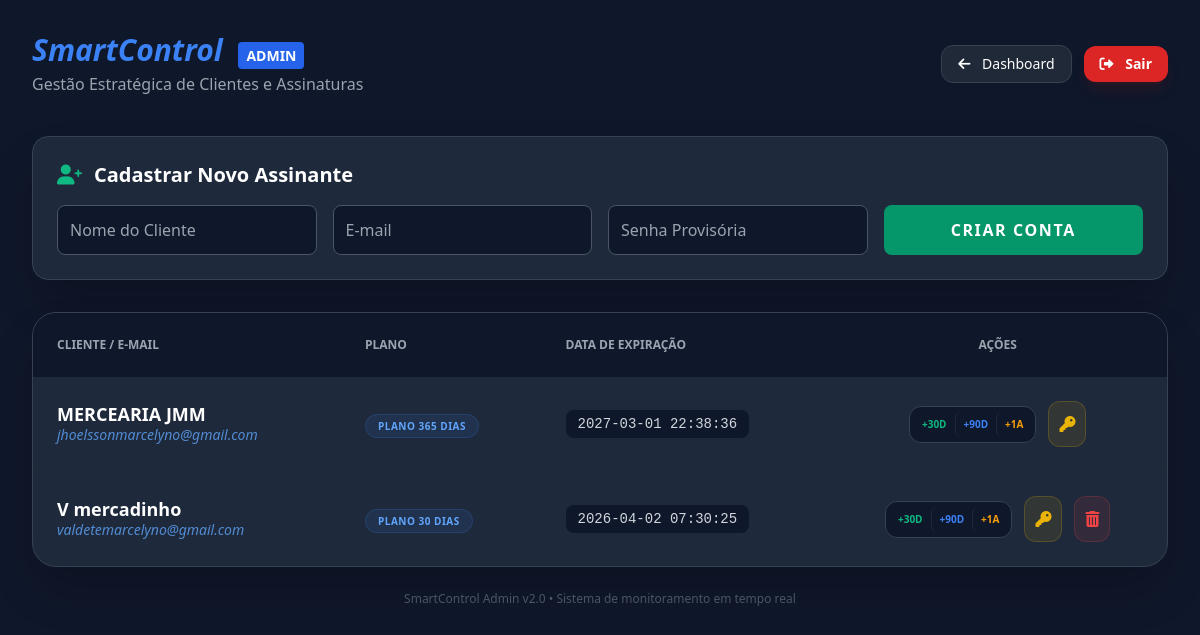
Page /admin/assinantes (signed in) on the committed database.
### tables this page shows
CREATE TABLE usuarios (
            id INTEGER PRIMARY KEY AUTOINCREMENT,
            nome TEXT NOT NULL,
            email TEXT UNIQUE NOT NULL,
            senha TEXT NOT NULL,
            logo TEXT,
            plano TEXT,
            data_expiracao TEXT
        , pix TEXT);

### app.py (the view)
@app.route('/admin/assinantes')
def admin_assinantes():
    if session.get('usuario_email') != ADMIN_EMAIL: return "Proibido", 403
    return render_template('admin_assinantes.html', assinantes=listar_todos_assinantes())

### models.py (called while the page is built)
def conectar_db():
    conn = sqlite3.connect(DATABASE, timeout=10)
    conn.row_factory = sqlite3.Row
    return conn

def listar_todos_assinantes():
    conn = conectar_db()
    assinantes = conn.execute('SELECT id, nome, email, plano, data_expiracao FROM usuarios').fetchall()
    conn.close()
    return assinantes

### templates/admin_assinantes.html (shortened to what this page needs)
<!DOCTYPE html>
<html lang="pt-br">
<head>
    <script src="https://cdn.tailwindcss.com"></script>
    <link rel="stylesheet" href="https://cdnjs.cloudflare.com/ajax/libs/font-awesome/6.0.0/css/all.min.css">
</head>
<body class="bg-[#0f172a] text-white p-4 md:p-8">
    <div class="max-w-6xl mx-auto">
        <div class="flex flex-col md:flex-row justify-between items-start md:items-center mb-10 gap-4">
            <div>
                <h1 class="text-3xl font-bold italic text-blue-500">SmartControl <span class="text-white not-italic text-sm ml-2 bg-blue-600 px-2 py-1 rounded">ADMIN</span></h1>
                <p class="text-gray-400 mt-1">Gestão Estratégica de Clientes e Assinaturas</p>
            </div>
            <div class="flex items-center gap-3">
                <a href="{{ url_for('index') }}" class="bg-gray-800 hover:bg-gray-700 text-white px-4 py-2 rounded-xl transition text-sm font-medium border border-gray-700">
                    <i class="fas fa-arrow-left mr-2"></i> Dashboard
                </a>
                <a href="{{ url_for('logout') }}" class="bg-red-600 hover:bg-red-700 text-white px-4 py-2 rounded-xl transition text-sm font-bold shadow-lg shadow-red-900/20">
                    <i class="fas fa-sign-out-alt mr-2"></i> Sair
                </a>
            </div>
        </div>
        <div class="bg-[#1e293b] p-6 rounded-2xl border border-gray-700 mb-8 shadow-2xl">
            <h3 class="text-xl font-bold text-white mb-4 flex items-center">
                <i class="fas fa-user-plus mr-3 text-emerald-500"></i> Cadastrar Novo Assinante
            </h3>
            <form action="{{ url_for('admin_cadastrar_assinante') }}" method="POST" class="grid grid-cols-1 md:grid-cols-4 gap-4">
                <input type="text" name="nome" placeholder="Nome do Cliente" class="bg-[#0f172a] border border-gray-600 rounded-lg p-3 text-white outline-none focus:border-emerald-500" required>
                <input type="email" name="email" placeholder="E-mail" class="bg-[#0f172a] border border-gray-600 rounded-lg p-3 text-white outline-none focus:border-emerald-500" required>
                <input type="password" name="senha" placeholder="Senha Provisória" class="bg-[#0f172a] border border-gray-600 rounded-lg p-3 text-white outline-none focus:border-emerald-500" required>
                <button type="submit" class="bg-emerald-600 hover:bg-emerald-700 text-white font-bold py-3 rounded-lg transition uppercase tracking-widest">
                    Criar Conta
                </button>
            </form>
        </div>
        <div class="bg-[#1e293b] rounded-3xl border border-gray-700 overflow-hidden shadow-2xl">
            <div class="overflow-x-auto">
                <table class="w-full text-left">
                    <thead class="bg-[#0f172a] text-gray-400 text-xs uppercase font-bold">
                        <tr>
                            <th class="p-6">Cliente / E-mail</th>
                            <th class="p-6">Plano</th>
                            <th class="p-6">Data de Expiração</th>
                            <th class="p-6 text-center">Ações</th>
                        </tr>
                    </thead>
                    <tbody class="divide-y divide-gray-800">
                        {% for asse in assinantes %}
                        <tr class="hover:bg-gray-800/40 transition">
                            <td class="p-6">
                                <div class="font-bold text-lg text-white leading-tight">{{ asse.nome }}</div>
                                <div class="text-sm text-blue-400/80 italic">{{ asse.email }}</div>
                            </td>
                            <td class="p-6">
                                <span class="bg-blue-500/10 text-blue-400 border border-blue-500/20 px-3 py-1 rounded-full text-[10px] font-black uppercase tracking-wider">
                                    {{ asse.plano }}
                                </span>
                            </td>
                            <td class="p-6">
                                <div class="font-mono text-sm text-gray-300 bg-[#0f172a] px-3 py-1 rounded-lg inline-block">
                                    {{ asse.data_expiracao }}
                                </div>
                            </td>
                            <td class="p-6">
                                <div class="flex justify-center items-center gap-3">
                                    <div class="flex bg-[#0f172a] p-1 rounded-xl border border-gray-700">
                                        <a href="{{ url_for('renovar', id=asse.id, dias=30) }}" class="hover:bg-emerald-600 text-emerald-500 hover:text-white px-2 py-1.5 rounded-lg text-[10px] font-bold transition">+30D</a>
                                        <a href="{{ url_for('renovar', id=asse.id, dias=90) }}" class="hover:bg-blue-600 text-blue-500 hover:text-white px-2 py-1.5 rounded-lg text-[10px] font-bold transition border-l border-gray-800">+90D</a>
                                        <a href="{{ url_for('renovar', id=asse.id, dias=365) }}" class="hover:bg-amber-500 text-amber-500 hover:text-black px-2 py-1.5 rounded-lg text-[10px] font-bold transition border-l border-gray-800">+1A</a>
                                    </div>
                                    <a href="{{ url_for('admin_resetar_senha', id=asse.id) }}"
                                       onclick="return confirm('Deseja resetar a senha de {{ asse.nome }} para 123456?')"
                                       class="bg-yellow-500/10 hover:bg-yellow-500 text-yellow-500 hover:text-black p-2.5 rounded-xl transition border border-yellow-500/20"
                                       title="Resetar Senha para 123456">
                                        <i class="fas fa-key"></i>
                                    </a>
                                    {% if asse.email != session.usuario_email %}
                                    <a href="{{ url_for('admin_excluir', id=asse.id) }}"
                                       onclick="return confirm('ATENÇÃO: Deseja realmente EXCLUIR o cliente {{ asse.nome }}? Todos os produtos e vendas dele serão apagados permanentemente.')"
                                       class="bg-red-500/10 hover:bg-red-600 text-red-500 hover:text-white p-2.5 rounded-xl transition border border-red-500/20"
                                       title="Excluir Assinante">
                                        <i class="fas fa-trash-alt"></i>
                                    </a>
                                    {% endif %}
                                </div>
                            </td>
                        </tr>
                        {% endfor %}
                    </tbody>
                </table>
            </div>
        </div>
        <div class="mt-6 text-center">
            <p class="text-gray-600 text-xs">SmartControl Admin v2.0 • Sistema de monitoramento em tempo real</p>
        </div>
    </div>
</body>
</html>

### rows in the picture
usuarios: nome "MERCEARIA JMM", email "jhoelssonmarcelyno@gmail.com", plano "PLANO 365 DIAS", data_expiracao "2027-03-01 22:38:36"
usuarios: nome "V mercadinho", email "valdetemarcelyno@gmail.com", plano "PLANO 30 DIAS", data_expiracao "2026-04-02 07:30:25"
